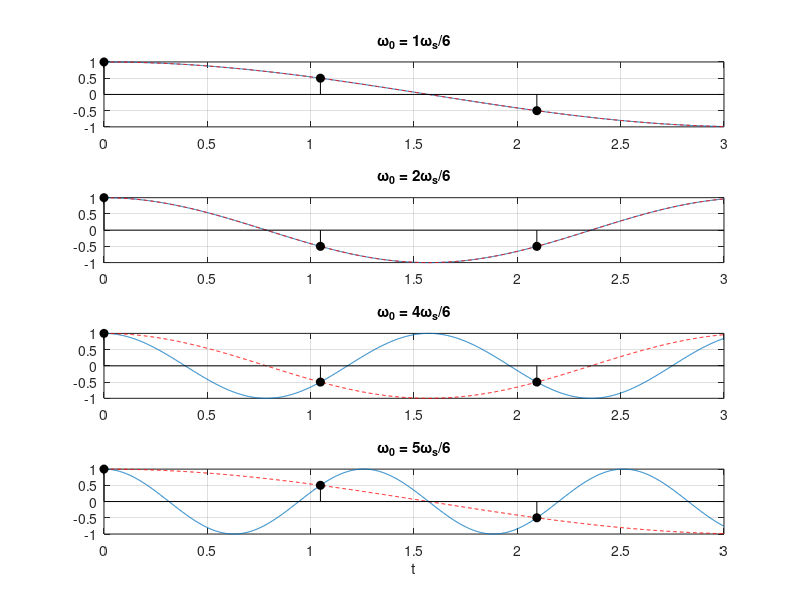

Source code (MATLAB):
% Signals and Systems — Aliasing
%title: Aliasing: Which Frequency Comes Back?
%ar-title: التداخل الطيفي: أي تردد يرجع؟
%lesson: ss-ch7-3
%course: signals-systems

%% The apparent frequency
%ar: بعد أخذ العيّنات بـ ωs والاسترجاع بمرشح قطعه ωs/2، التردد الظاهر = المسافة إلى أقرب مضاعف لـ ωs. الدالة: |ω0 − ωs·round(ω0/ωs)|.
ws = 6;                                     % work in units of ws/6
alias = @(w0) abs(w0 - ws*round(w0/ws));
w0 = [1 2 4 5];
fprintf('w0 = %d ws/6 -> reconstructed %g ws/6\n', [w0; alias(w0)])

%% See the four cases
%ar: لكل حالة: الأصل (أزرق)، العيّنات، والمسترجع (أحمر). في الحالتين الأخيرتين المسترجع تردد أقل من الأصل.
t = linspace(0, 3, 1500); Ts = 2*pi/ws; n = 0:floor(3/Ts);
for k = 1:4
    subplot(4,1,k); plot(t, cos(w0(k)*t), t, cos(alias(w0(k))*t), 'r--'); hold on
    stem(n*Ts, cos(w0(k)*n*Ts), 'k', 'filled'); hold off; grid on; title(sprintf('\\omega_0 = %d\\omega_s/6', w0(k)))
end
xlabel('t')

%% Example 7.1: the phase matters at exactly ws/2
%ar: x = cos(ωs t/2 + φ). العيّنات = cos(πn + φ) = cos φ (−1)^n. عند φ = −π/2 كل العيّنات صفر: الإشارة اختفت.
n = 0:7;
for phi = [0 -pi/4 -pi/2]
    fprintf('phi = %6.3f: samples %s\n', phi, num2str(round(cos(pi*n + phi)*1e6)/1e6))
end

%%! Project idea: wagon-wheel effect
%ar: مشروع ممتع: عجلة تدور 23 دورة/ث وتصورها كاميرا 24 إطار/ث تبدو كأنها تدور ببطء للخلف (−1 دورة/ث). احسب الدوران الظاهر لعدة سرعات.
fps = 24;
for rps = [5 12 23 24 25 47]
    a = rps - fps*round(rps/fps);
    fprintf('wheel %2d rev/s -> camera shows %+g rev/s\n', rps, a)
end
